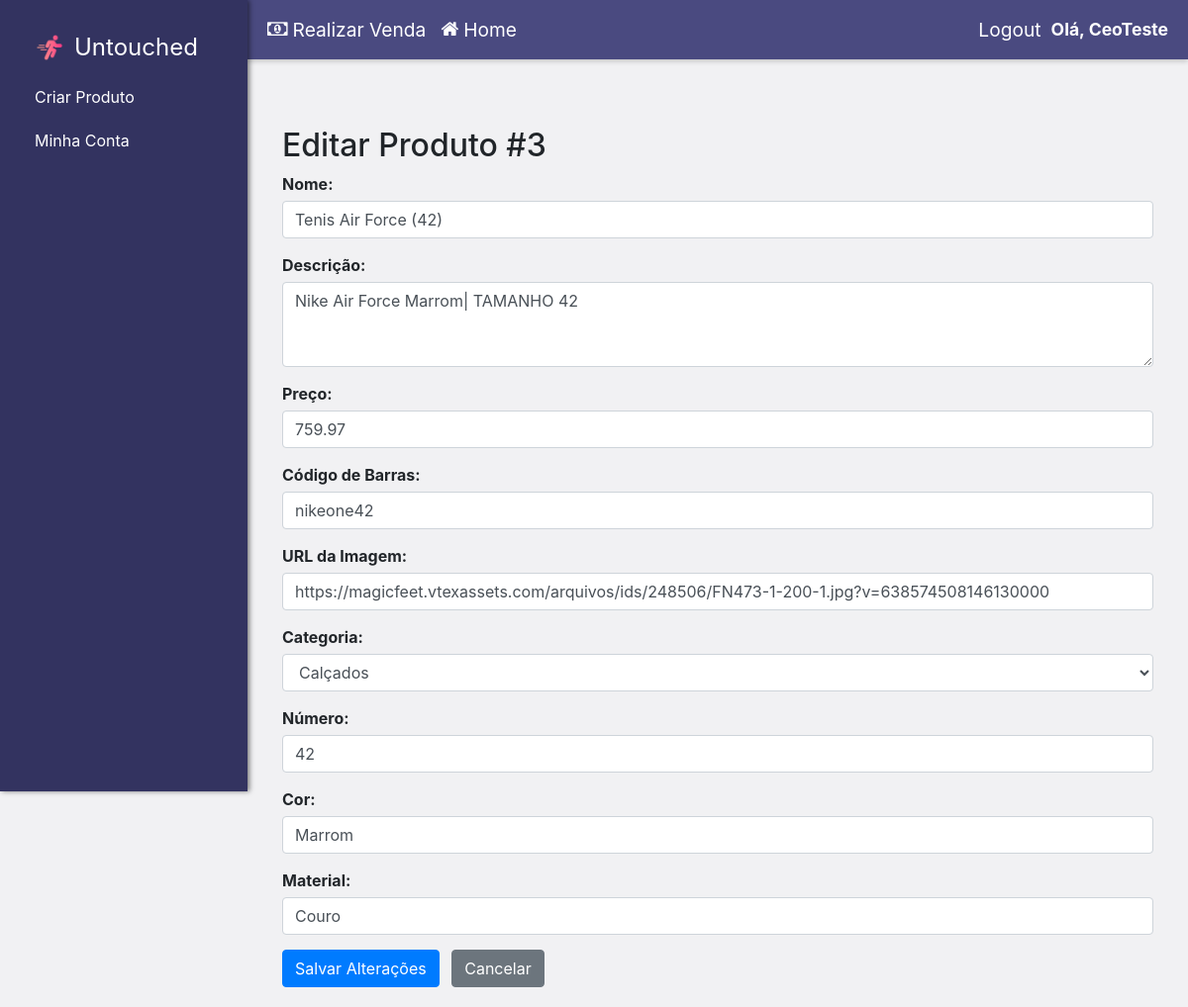
Page /prod/editar_produto/3 (signed in) on the committed database.
### website/model/Users/Gerente.py (models this page shows, shortened)
class Gerente(Funcionario):
    __mapper_args__ = {
        'polymorphic_identity': 6
    }

### website/model/Produtos/VestuarioMasculino.py (models this page shows, shortened)
class VestuarioMasculino(Produto):
    __mapper_args__ = {
        'polymorphic_identity': '2'
    }
    tamanho_masculino = db.Column(db.String(5))
    tecido_masculino = db.Column(db.String(20))

### website/controller/productController.py (the view, shortened to what this page needs)
@productC.route('/editar_produto/<int:produto_id>', methods=['GET', 'POST'])
@login_required
def editar_produto(produto_id):
    if not (current_user.is_authenticated and current_user.nivel >= 2):
        print("Você não tem permissão para editar produtos.", 'danger')
        return redirect(url_for('homeC.home'))
    produto = ProdutoDatabaseService.get_produto_por_id(produto_id)
    if not produto:
        print("Produto não encontrado.", 'danger')
        return redirect(url_for('productC.gerenciar_produtos'))
    return render_template('editar_produto.html', produto=produto)

### website/service/ProdutoDatabaseService.py (called while the page is built)
    @staticmethod
    def get_produto_por_id(produto_id):
        return Produto.query.get(produto_id)

### website/templates/editar_produto.html (shortened to what this page needs)
{% extends "layout.html" %}
{% block content %}
<div class="container mt-5">
    <h2>Editar Produto #{{ produto.id }}</h2>
    <form method="POST" action="{{ url_for('productC.editar_produto', produto_id=produto.id) }}">
        <div class="form-group">
            <label for="nome">Nome:</label>
            <input type="text" class="form-control" id="nome" name="nome" value="{{ produto.nome }}" required>
        </div>
        <div class="form-group">
            <label for="descricao">Descrição:</label>
            <textarea class="form-control" id="descricao" name="descricao" rows="3">{{ produto.descricao }}</textarea>
        </div>
        <div class="form-group">
            <label for="preco">Preço:</label>
            <input type="number" step="0.01" class="form-control" id="preco" name="preco" value="{{ "%.2f" | format(produto.preco | float) }}" required>
        </div>
        <div class="form-group">
            <label for="codigo_de_barras">Código de Barras:</label>
            <input type="text" class="form-control" id="codigo_de_barras" name="codigo_de_barras" value="{{ produto.codigo_de_barras }}" required>
        </div>
        <div class="form-group">
            <label for="imagem_url">URL da Imagem:</label>
            <input type="url" class="form-control" id="imagem_url" name="imagem_url" value="{{ produto.imagem_url }}">
        </div>
        <div class="form-group">
            <label for="categoria">Categoria:</label>
            <select class="form-control" id="categoria" name="categoria" onchange="mostrarCampos()">
                <option value="3" {% if produto.categoria == '3' %}selected{% endif %}>Calçados</option>
            </select>
        </div>
        <div id="calcados_campos" style="display: none;">
            <div class="form-group">
                <label for="numero_calcado">Número:</label>
                <input type="number" class="form-control" name="numero_calcado" value="{{ produto.numero if produto.numero is defined else '' }}">
            </div>
            <div class="form-group">
                <label for="cor_calcado">Cor:</label>
                <input type="text" class="form-control" name="cor_calcado" value="{{ produto.cor if produto.cor is defined else '' }}">
            </div>
            <div class="form-group">
                <label for="material_calcado">Material:</label>
                <input type="text" class="form-control" name="material_calcado" value="{{ produto.material if produto.material is defined else '' }}">
            </div>
        </div>
        <button type="submit" class="btn btn-primary">Salvar Alterações</button>
        <a href="{{ url_for('productC.gerenciar_produtos') }}" class="btn btn-secondary ml-2">Cancelar</a>
    </form>
</div>
{% endblock %}

### website/templates/layout.html (shortened to what this page needs)
<!DOCTYPE html>
<html>
<head>
    <link
        rel="stylesheet"
        href="https://stackpath.bootstrapcdn.com/bootstrap/4.4.1/css/bootstrap.min.css"
    />
    <link
        rel="stylesheet"
        href="https://stackpath.bootstrapcdn.com/font-awesome/4.7.0/css/font-awesome.min.css"
    />
</head>
<body>
    <div class="sidebar">
        <div class="navbar-nav">
            <a class="navbar-brand" href="{{ url_for('homeC.home') }}">
                <img src="{{ url_for('static', filename='images/logo.png') }}" alt="Nossa Logo" height="30">
                <span style="font-size: 1.2em;">Untouched</span>
            </a>
            {% block sidebar_specific_content %}
                {% if current_user.is_authenticated and current_user.tipo_usuario >= 5 %}
                    <a class="nav-item nav-link" href="{{ url_for('productC.criar_produto') }}">Criar Produto</a>
                {% endif %}
                {% if current_user.is_authenticated%}
                    {%if current_user.tipo_usuario > 2%}
                        <a class="nav-item nav-link" href="{{ url_for('homeC.home_funcionario') }}">Minha Conta</a>
                    {%else%}
                        <a class="nav-item nav-link" href="{{ url_for('homeC.home_cliente') }}">Minha Conta</a>
                    {%endif%}
                {%else%}
                    <a class="nav-item nav-link" href="{{ url_for('loginC.login_page') }}">Login</a>
                    <a class="nav-item nav-link" href="{{ url_for('signC.sign_up') }}">Sign Up</a>
                {% endif %}
            {% endblock %}
        </div>
    </div>
    <div class="main-content-area">
        <div class="topbar">
            <div class="welcome-section">
                {% if current_user.is_authenticated %}
                {% if current_user.is_authenticated and current_user.tipo_usuario > 3 %}
                    <a class="cart-link" href="{{ url_for('vendaC.carrinho_venda') }}">
                        <i class="fa fa-money"></i> Realizar Venda
                    </a>
                {% endif %}
                {%endif%}
                <a class="home-link" href="{{ url_for('homeC.home') }}">
                    <i class="fa fa-home"></i> Home
                </a>
            </div>
            <div class="auth-info">
                {% if current_user.is_authenticated %}
                    <a class="auth-link" href="{{ url_for('loginC.logout') }}">Logout</a>
                    <span class="welcome-message">Olá, {{ current_user.nome }}</span>
                {% else %}
                    <a class="auth-link" href="{{ url_for('loginC.login_page') }}">Login</a>
                    <a class="auth-link" href="{{ url_for('signC.sign_up') }}">Sign Up</a>
                {% endif %}
            </div>
        </div>
        <div class="content-wrapper">
          {% block content %}
          {% endblock %}
        </div>
    </div>
</body>
</html>

### website/templates/layout.html (style rules this page uses)
body { display: flex; min-height: 100vh; margin: 0; background-color: #eeeef0c5; }
.sidebar { width: 250px; flex-shrink: 0; background-color: #333360; color: white; padding: 20px; box-shadow: 2px 0 5px rgba(0,0,0,0.5); position: sticky; top: 0; height: 100vh; overflow-y: auto; display: flex; flex-direction: column; }
.sidebar .navbar-brand, .sidebar .nav-link { color: white !important; padding: 10px 15px; display: flex; align-items: center; text-decoration: none; }
.sidebar .navbar-brand img { margin-right: 10px; }
.main-content-area { flex-grow: 1; display: flex; flex-direction: column; }
.topbar { background-color: #4a4a80; color: white; padding: 10px 20px; display: flex; justify-content: space-between; align-items: center; box-shadow: 0 2px 5px rgba(0,0,0,0.2); height: 60px; flex-shrink: 0; }
.topbar .welcome-section { display: flex; align-items: center; gap: 15px; }
.topbar .welcome-message { font-size: 1.1em; font-weight: bold; }
.topbar .home-link, .topbar .cart-link, .topbar .auth-link, .topbar .my-account-link { color: white !important; text-decoration: none; font-size: 1.2em; display: flex; align-items: center; transition: color 0.2s ease-in-out; }
.topbar .home-link i, .topbar .cart-link i { margin-right: 5px; }
.topbar .auth-info { display: flex; align-items: center; gap: 10px; }
.content-wrapper { flex-grow: 1; padding: 20px; }
.form-group { margin-bottom: 15px; }
label { display: block; margin-bottom: 5px; font-weight: bold; }

### rows in the picture
Gerente: nome "CeoTeste"
VestuarioMasculino: id "3", nome "Tenis Air Force (42)", descricao "Nike Air Force Marrom| TAMANHO 42", preco "759.97", codigo_de_barras "nikeone42", imagem_url "https://magicfeet.vtexassets.com/arquivos/ids/248506/FN473-1-200-1.jpg?v=638574508146130000", categoria "Calçados", numero_calcado "42", cor_calcado "Marrom", material_calcado "Couro"
